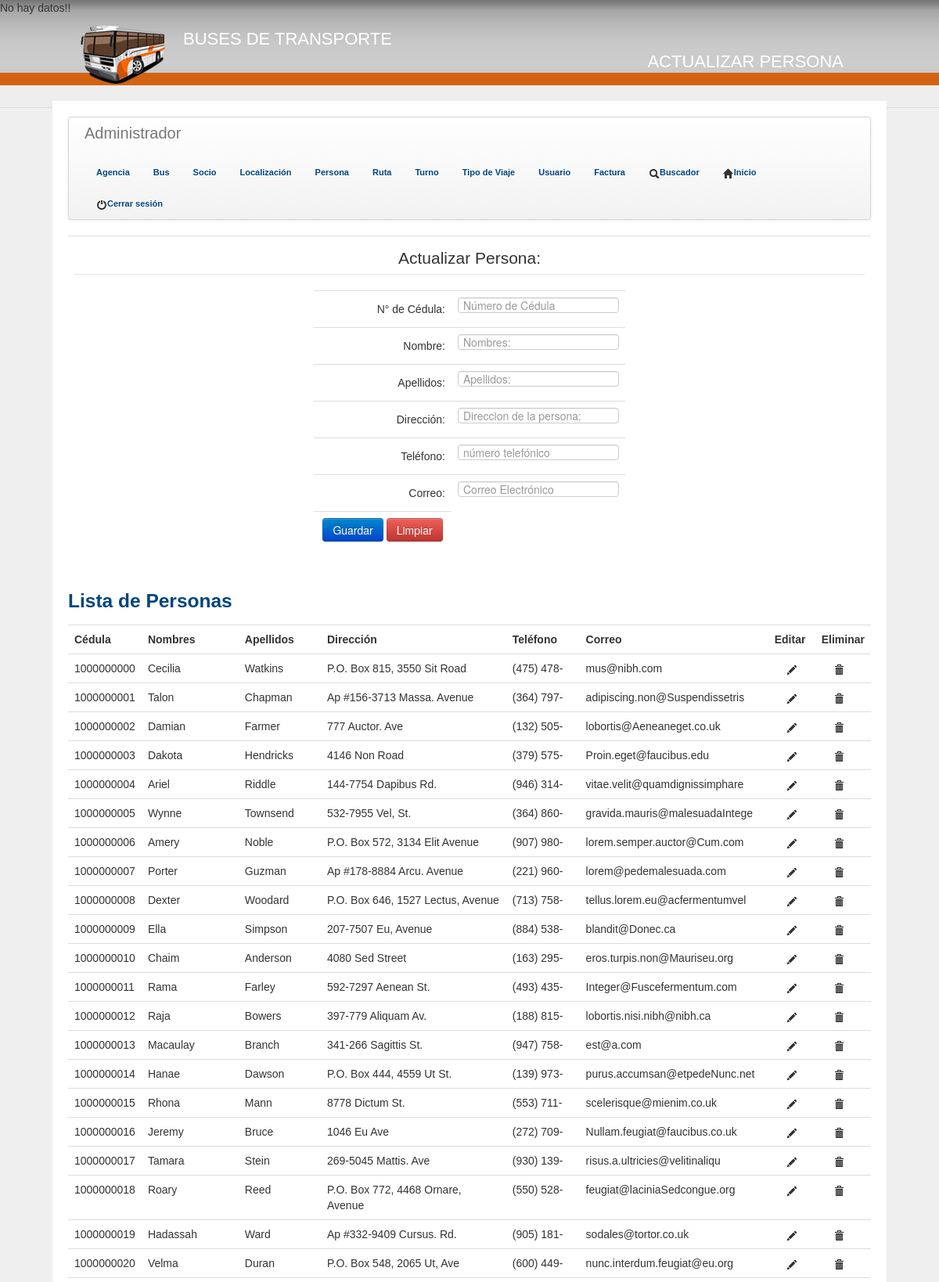
/pages/actPersona.php (signed in, upper part), run on the app's committed database.
### tables this page shows
CREATE TABLE IF NOT EXISTS `persona` (
  `cedula` varchar(10) NOT NULL,
  `Nombres` varchar(40) NOT NULL,
  `Apellidos` varchar(40) NOT NULL,
  `direccion` text NOT NULL,
  `telefono` varchar(25) NOT NULL,
  `correo` varchar(30) NOT NULL,
  PRIMARY KEY (`cedula`)
);

### php/listarPersona.php (the view, shortened to what this page needs)
<?php
include("../dll/conexionsql.php");
extract($_GET);
if(!isset($bandera)){
	$sql="SELECT * FROM persona";
	$ressql=mysql_query($sql,$con);
	$totdatos=mysql_num_rows($ressql);
	if($totdatos>0){
		echo "<table border='0' class='table table-hover'>";
		echo "<h3 class=\"azul\">Lista de Personas</h3>";
		echo "<tr>";
		echo "<th scope='col'>"."Cédula"."</th>";
		echo "<th scope='col'>"."Nombres"."</th>";
		echo "<th scope='col'>"."Apellidos"."</th>";
		echo "<th scope='col'>"."Dirección"."</th>";
		echo "<th scope='col'>"."Teléfono"."</th>";
		echo "<th scope='col'>"."Correo"."</th>";
		echo "<th scope='col'>"."Editar"."</th>";
		echo "<th scope='col'>"."Eliminar"."</th>";
		echo "</tr>";
		while ($row=mysql_fetch_array($ressql)) {
			echo "<tr class='filas'>";
			echo "<td>".$row[0]."</td>";
			echo "<td>".$row[1]."</td>";
			echo "<td>".$row[2]."</td>";
			echo "<td>".$row[3]."</td>";
			echo "<td>".$row[4]."</td>";
			echo "<td>".$row[5]."</td>";
			echo "<td>
			<a href='actPersona.php?id=".base64_encode($row[0])."'>
				<i class='icon-pencil'></i>
			</a>
		</td>";
		echo "<td>
		<a href='../php/listarPersona.php?id=".base64_encode($row[0])."&bandera=1'>
			<i class='icon-trash'></i>
		</a>
	</td>";
	echo "</tr>";
}
echo "</table";
}else{
	echo "No hay datos!!";
}
}
?>

### UtplCss/tema.css (style rules this page uses)
body { background: url("../img/bg.jpg") repeat-x scroll 0% 0% #EFEFEF; margin: 0px; padding: 0px; font-family: Arial,Helvetica,Sans-serif !important; }
.navbar label,a { color: #00457E !important; font-family: Arial,Helvetica,Sans-serif !important; font-size: 11px !important; font-weight: bold !important; padding: 8px 15px; text-decoration: none !important; }

### UtplCss/internas.css (style rules this page uses)
.azul { color: #00457E; }

### data on the page
persona: cedula "1000000000", Nombres "Cecilia", Apellidos "Watkins", direccion "P.O. Box 815, 3550 Sit Road", telefono "(475) 478-", correo "mus@nibh.com"
persona: cedula "1000000001", Nombres "Talon", Apellidos "Chapman", direccion "Ap #156-3713 Massa. Avenue", telefono "(364) 797-", correo "adipiscing.non@Suspendissetris"
persona: cedula "1000000002", Nombres "Damian", Apellidos "Farmer", direccion "777 Auctor. Ave", telefono "(132) 505-", correo "lobortis@Aeneaneget.co.uk"
persona: cedula "1000000003", Nombres "Dakota", Apellidos "Hendricks", direccion "4146 Non Road", telefono "(379) 575-", correo "Proin.eget@faucibus.edu"
persona: cedula "1000000004", Nombres "Ariel", Apellidos "Riddle", direccion "144-7754 Dapibus Rd.", telefono "(946) 314-", correo "vitae.velit@quamdignissimphare"
persona: cedula "1000000005", Nombres "Wynne", Apellidos "Townsend", direccion "532-7955 Vel, St.", telefono "(364) 860-", correo "gravida.mauris@malesuadaIntege"
persona: cedula "1000000006", Nombres "Amery", Apellidos "Noble", direccion "P.O. Box 572, 3134 Elit Avenue", telefono "(907) 980-", correo "lorem.semper.auctor@Cum.com"
persona: cedula "1000000007", Nombres "Porter", Apellidos "Guzman", direccion "Ap #178-8884 Arcu. Avenue", telefono "(221) 960-", correo "lorem@pedemalesuada.com"
persona: cedula "1000000008", Nombres "Dexter", Apellidos "Woodard", direccion "P.O. Box 646, 1527 Lectus, Avenue", telefono "(713) 758-", correo "tellus.lorem.eu@acfermentumvel"
persona: cedula "1000000009", Nombres "Ella", Apellidos "Simpson", direccion "207-7507 Eu, Avenue", telefono "(884) 538-", correo "blandit@Donec.ca"
persona: cedula "1000000010", Nombres "Chaim", Apellidos "Anderson", direccion "4080 Sed Street", telefono "(163) 295-", correo "eros.turpis.non@Mauriseu.org"
persona: cedula "1000000011", Nombres "Rama", Apellidos "Farley", direccion "592-7297 Aenean St.", telefono "(493) 435-", correo "Integer@Fuscefermentum.com"
persona: cedula "1000000012", Nombres "Raja", Apellidos "Bowers", direccion "397-779 Aliquam Av.", telefono "(188) 815-", correo "lobortis.nisi.nibh@nibh.ca"
persona: cedula "1000000013", Nombres "Macaulay", Apellidos "Branch", direccion "341-266 Sagittis St.", telefono "(947) 758-", correo "est@a.com"
persona: cedula "1000000014", Nombres "Hanae", Apellidos "Dawson", direccion "P.O. Box 444, 4559 Ut St.", telefono "(139) 973-", correo "purus.accumsan@etpedeNunc.net"
persona: cedula "1000000015", Nombres "Rhona", Apellidos "Mann", direccion "8778 Dictum St.", telefono "(553) 711-", correo "scelerisque@mienim.co.uk"
persona: cedula "1000000016", Nombres "Jeremy", Apellidos "Bruce", direccion "1046 Eu Ave", telefono "(272) 709-", correo "Nullam.feugiat@faucibus.co.uk"
persona: cedula "1000000017", Nombres "Tamara", Apellidos "Stein", direccion "269-5045 Mattis. Ave", telefono "(930) 139-", correo "risus.a.ultricies@velitinaliqu"
persona: cedula "1000000018", Nombres "Roary", Apellidos "Reed", direccion "P.O. Box 772, 4468 Ornare, Avenue", telefono "(550) 528-", correo "feugiat@laciniaSedcongue.org"
persona: cedula "1000000019", Nombres "Hadassah", Apellidos "Ward", direccion "Ap #332-9409 Cursus. Rd.", telefono "(905) 181-", correo "sodales@tortor.co.uk"
persona: cedula "1000000020", Nombres "Velma", Apellidos "Duran", direccion "P.O. Box 548, 2065 Ut, Ave", telefono "(600) 449-", correo "nunc.interdum.feugiat@eu.org"
